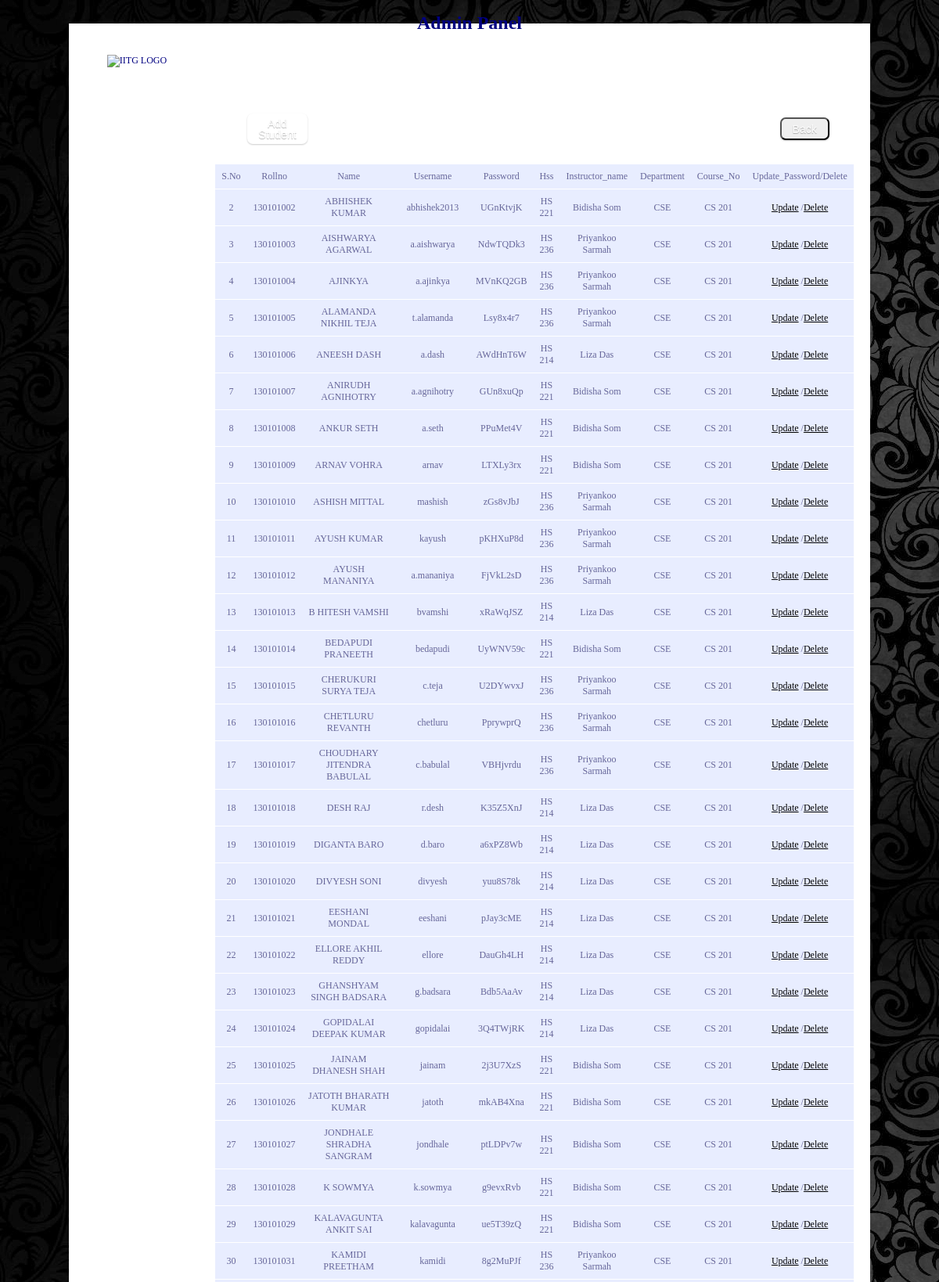
Page /admin/studentinfo.php (upper part) on the committed database.
### tables this page shows
CREATE TABLE IF NOT EXISTS `studentinfo` (
  `stud_id` int(11) NOT NULL AUTO_INCREMENT,
  `Rollno` varchar(9) DEFAULT NULL,
  `Name` varchar(31) DEFAULT NULL,
  `username` varchar(15) DEFAULT NULL,
  `password` varchar(8) DEFAULT NULL,
  `hss` varchar(6) DEFAULT NULL,
  `instruct` varchar(100) DEFAULT NULL,
  `hss_name` varchar(100) DEFAULT NULL,
  `dept` varchar(4) DEFAULT NULL,
  `c_no` varchar(6) DEFAULT NULL,
  PRIMARY KEY (`stud_id`)
);

### admin/studentinfo.php (the view, shortened to what this page needs)
<!DOCTYPE html PUBLIC "-//W3C//DTD XHTML 1.0 Transitional//EN" "http://www.w3.org/TR/xhtml1/DTD/xhtml1-transitional.dtd">
<html xmlns="http://www.w3.org/1999/xhtml">
<head>
<link rel="stylesheet" type="text/css" href="style1.css" />
</head>
<body>
<table width="64%" align="center"  border="0" cellpadding="0" cellspacing="1" >
<tr>
<td height="60" colspan="2" align="center">
<img src="logo-iitg.gif" alt="IITG LOGO" style="margin-left:-850px;"><p align="center" style="margin-top:-70px; margin-bottom:30px;"><b><font size="5">Admin Panel</font></b></p>
</td>
</tr>
<tr>
<td width="17%" >
</td>
<td width="83%" align="center" valign="top" bgcolor="#FFFFFF">
<p>
<table width="500px" align="center"><tr><td colspan="3"><a href='add_student.php' class="button1 black">Add Student</a></td>
<td colspan="3" > <input type="button" name="Back" value="Back"  onclick="javascript: history.go(-1)" class="button2 black" /></td></tr></table>
</p>
<table id="rounded-corner" border="0" align="center" cellpadding="0" cellspacing="0" >
<?php
		$group_by=mysql_query("SELECT distinct(stud_id) FROM studentinfo");
		 echo '<tr>';
				   echo "<td align=center>"."S.No"."</td>";
				   echo "<td align=center>"."Rollno"."</td>";
				   echo "<td align=center>"."Name"."</td>";
				   echo "<td align=center>"."Username"."</td>";
				   echo "<td align=center>"."Password"."</td>";
				   echo "<td align=center>"."Hss"."</td>";
				   echo "<td align=center>"."Instructor_name"."</td>";
				   echo "<td align=center>"."Department"."</td>";
				   echo "<td align=center>"."Course_No"."</td>";
				   echo "<td align=center>"."Update_Password/Delete"."</td>";
				  echo '</tr>';
		while($group_b_id = mysql_fetch_array($group_by))
		{
			$result = mysql_query("SELECT * FROM studentinfo where stud_id='".$group_b_id['stud_id']."' ORDER BY stud_id");
			if(mysql_num_rows($result)>0)
			{
				 while($myrow = mysql_fetch_array($result))
				 {
					$id=$myrow['stud_id'];
				   echo '<tr>';
				   echo "<td align=center>".$id."</td>";
				   echo "<td align=center>".$myrow['Rollno']."</td>";
				   echo "<td align=center>".$myrow['Name']."</td>";
				   echo "<td align=center>".$myrow['username']."</td>";
				   echo "<td align=center>".$myrow['password']."</td>";
				   echo "<td align=center>".$myrow['hss']."</td>";
				   echo "<td align=center>".$myrow['instruct']."</td>";
				   echo "<td align=center>".$myrow['dept']."</td>";
				   echo "<td align=center>".$myrow['c_no']."</td>";
					echo "<td align=center>"."<a href=update_stud.php?id=".$id.">Update</a> /"."<a href=delete_stud.php?id=".$id.">Delete</a>"."</td>";
				  echo '</tr>';
				 }
			}
			else
			{
				echo '<tr><td colspan=4 align=center>No record found!</td></tr>';
			}
		}
?>
</table>
</td>
</tr>
</table>
</body>
</html>

### admin/style1.css (style rules this page uses)
body, table, tr, td { font-family:verdana; font-size:12px; background-color:#DBE8F9; //background-color: gray; color:navy; }
body { background-image: url('includes/background.jpg'); }
table { margin-top:30px; }
table, tr, td { background-color: #FFF; }
img { margin-left:-700px; margin-top:20px;height:100px; width: 100px; }
table tr td a { color:black; }
#rounded-corner { font-family: "Lucida Sans Unicode", "Lucida Grande", Sans-Serif; font-size: 12px; margin: 10px; margin-bottom: 20px; margin-right:20px; width: 500px; text-align: left; border-collapse: collapse; }
#rounded-corner td { padding: 8px; background: #e8edff; border-top: 1px solid #fff; color: #669; }
.button2 { margin-top:20px; margin-left:600px; margin-bottom:10px; color:white; display: inline-block; outline: medium none; cursor: pointer; text-align: center; text-decoration: none; font: 14px/100% Arial,Helvetica,sans-serif; padding: 0.4em 1em; text-shadow: 0px 1px 1px rgba(0, 0, 0, 0.3); border-radius: 0.5em; box-shadow: 0px 1px 2px rgba(0, 0, 0, 0.2); }
.button1 { margin-top:20px; margin-left:0px; margin-bottom:10px; color:white; display: inline-block; outline: medium none; cursor: pointer; text-align: center; text-decoration: none; font: 14px/100% Arial,Helvetica,sans-serif; padding: 0.4em 1em; text-shadow: 0px 1px 1px rgba(0, 0, 0, 0.3); border-radius: 0.5em; box-shadow: 0px 1px 2px rgba(0, 0, 0, 0.2); }
.black { background: -moz-linear-gradient(center top , gray, gray) repeat scroll 0% 0% transparent }

### rows in the picture
studentinfo: stud_id "2", Rollno "130101002", Name "ABHISHEK KUMAR", username "abhishek2013", password "UGnKtvjK", hss "HS 221", instruct "Bidisha Som", dept "CSE", c_no "CS 201"
studentinfo: stud_id "3", Rollno "130101003", Name "AISHWARYA AGARWAL", username "a.aishwarya", password "NdwTQDk3", hss "HS 236", instruct "Priyankoo Sarmah", dept "CSE", c_no "CS 201"
studentinfo: stud_id "4", Rollno "130101004", Name "AJINKYA", username "a.ajinkya", password "MVnKQ2GB", hss "HS 236", instruct "Priyankoo Sarmah", dept "CSE", c_no "CS 201"
studentinfo: stud_id "5", Rollno "130101005", Name "ALAMANDA NIKHIL TEJA", username "t.alamanda", password "Lsy8x4r7", hss "HS 236", instruct "Priyankoo Sarmah", dept "CSE", c_no "CS 201"
studentinfo: stud_id "6", Rollno "130101006", Name "ANEESH DASH", username "a.dash", password "AWdHnT6W", hss "HS 214", instruct "Liza Das", dept "CSE", c_no "CS 201"
studentinfo: stud_id "7", Rollno "130101007", Name "ANIRUDH AGNIHOTRY", username "a.agnihotry", password "GUn8xuQp", hss "HS 221", instruct "Bidisha Som", dept "CSE", c_no "CS 201"
studentinfo: stud_id "8", Rollno "130101008", Name "ANKUR SETH", username "a.seth", password "PPuMet4V", hss "HS 221", instruct "Bidisha Som", dept "CSE", c_no "CS 201"
studentinfo: stud_id "9", Rollno "130101009", Name "ARNAV VOHRA", username "arnav", password "LTXLy3rx", hss "HS 221", instruct "Bidisha Som", dept "CSE", c_no "CS 201"
studentinfo: stud_id "10", Rollno "130101010", Name "ASHISH MITTAL", username "mashish", password "zGs8vJbJ", hss "HS 236", instruct "Priyankoo Sarmah", dept "CSE", c_no "CS 201"
studentinfo: stud_id "11", Rollno "130101011", Name "AYUSH KUMAR", username "kayush", password "pKHXuP8d", hss "HS 236", instruct "Priyankoo Sarmah", dept "CSE", c_no "CS 201"
studentinfo: stud_id "12", Rollno "130101012", Name "AYUSH MANANIYA", username "a.mananiya", password "FjVkL2sD", hss "HS 236", instruct "Priyankoo Sarmah", dept "CSE", c_no "CS 201"
studentinfo: stud_id "13", Rollno "130101013", Name "B HITESH VAMSHI", username "bvamshi", password "xRaWqJSZ", hss "HS 214", instruct "Liza Das", dept "CSE", c_no "CS 201"
studentinfo: stud_id "14", Rollno "130101014", Name "BEDAPUDI PRANEETH", username "bedapudi", password "UyWNV59c", hss "HS 221", instruct "Bidisha Som", dept "CSE", c_no "CS 201"
studentinfo: stud_id "15", Rollno "130101015", Name "CHERUKURI SURYA TEJA", username "c.teja", password "U2DYwvxJ", hss "HS 236", instruct "Priyankoo Sarmah", dept "CSE", c_no "CS 201"
studentinfo: stud_id "16", Rollno "130101016", Name "CHETLURU REVANTH", username "chetluru", password "PprywprQ", hss "HS 236", instruct "Priyankoo Sarmah", dept "CSE", c_no "CS 201"
studentinfo: stud_id "17", Rollno "130101017", Name "CHOUDHARY JITENDRA BABULAL", username "c.babulal", password "VBHjvrdu", hss "HS 236", instruct "Priyankoo Sarmah", dept "CSE", c_no "CS 201"
studentinfo: stud_id "18", Rollno "130101018", Name "DESH RAJ", username "r.desh", password "K35Z5XnJ", hss "HS 214", instruct "Liza Das", dept "CSE", c_no "CS 201"
studentinfo: stud_id "19", Rollno "130101019", Name "DIGANTA BARO", username "d.baro", password "a6xPZ8Wb", hss "HS 214", instruct "Liza Das", dept "CSE", c_no "CS 201"
studentinfo: stud_id "20", Rollno "130101020", Name "DIVYESH SONI", username "divyesh", password "yuu8S78k", hss "HS 214", instruct "Liza Das", dept "CSE", c_no "CS 201"
studentinfo: stud_id "21", Rollno "130101021", Name "EESHANI MONDAL", username "eeshani", password "pJay3cME", hss "HS 214", instruct "Liza Das", dept "CSE", c_no "CS 201"
studentinfo: stud_id "22", Rollno "130101022", Name "ELLORE AKHIL REDDY", username "ellore", password "DauGh4LH", hss "HS 214", instruct "Liza Das", dept "CSE", c_no "CS 201"
studentinfo: stud_id "23", Rollno "130101023", Name "GHANSHYAM SINGH BADSARA", username "g.badsara", password "Bdb5AaAv", hss "HS 214", instruct "Liza Das", dept "CSE", c_no "CS 201"
studentinfo: stud_id "24", Rollno "130101024", Name "GOPIDALAI DEEPAK KUMAR", username "gopidalai", password "3Q4TWjRK", hss "HS 214", instruct "Liza Das", dept "CSE", c_no "CS 201"
studentinfo: stud_id "25", Rollno "130101025", Name "JAINAM DHANESH SHAH", username "jainam", password "2j3U7XzS", hss "HS 221", instruct "Bidisha Som", dept "CSE", c_no "CS 201"
studentinfo: stud_id "26", Rollno "130101026", Name "JATOTH BHARATH KUMAR", username "jatoth", password "mkAB4Xna", hss "HS 221", instruct "Bidisha Som", dept "CSE", c_no "CS 201"
studentinfo: stud_id "27", Rollno "130101027", Name "JONDHALE SHRADHA SANGRAM", username "jondhale", password "ptLDPv7w", hss "HS 221", instruct "Bidisha Som", dept "CSE", c_no "CS 201"
studentinfo: stud_id "28", Rollno "130101028", Name "K SOWMYA", username "k.sowmya", password "g9evxRvb", hss "HS 221", instruct "Bidisha Som", dept "CSE", c_no "CS 201"
studentinfo: stud_id "29", Rollno "130101029", Name "KALAVAGUNTA ANKIT SAI", username "kalavagunta", password "ue5T39zQ", hss "HS 221", instruct "Bidisha Som", dept "CSE", c_no "CS 201"
studentinfo: stud_id "30", Rollno "130101031", Name "KAMIDI PREETHAM", username "kamidi", password "8g2MuPJf", hss "HS 236", instruct "Priyankoo Sarmah", dept "CSE", c_no "CS 201"
